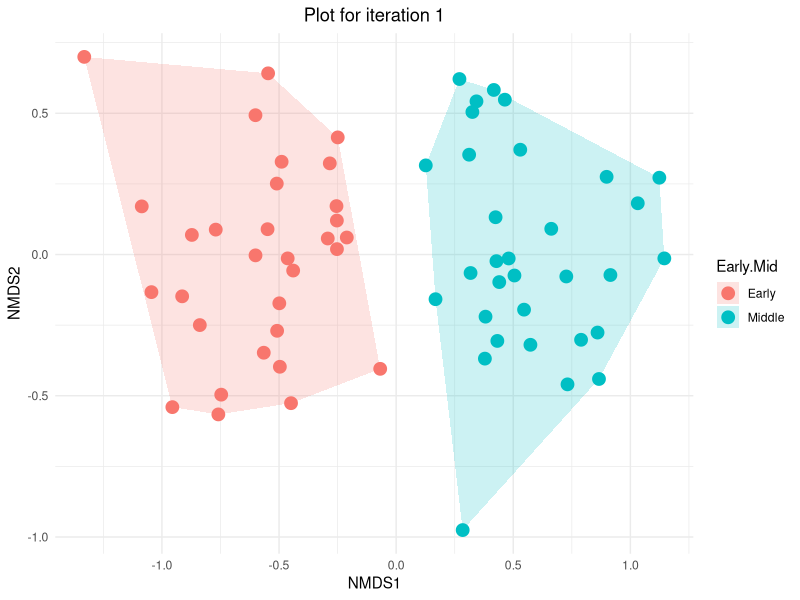

The R script that drew this image:
# load libraries
library("dplyr")
library("vegan")
library("ggplot2")

# overhead for creating Results subdirectory
current_time <- Sys.time()
formatted_time <- format(current_time, "%Y-%m-%d_%H-%M-%S")
folder_name <- paste("Results", formatted_time, sep = " ")
dir.create(folder_name)

# load data and replace NAs with 0s
rawData <- read.csv("RelativeDataset.csv")
data <- rawData %>% replace(is.na(.), 0)

mann_whitney_test <- function(NMDS1, Early.Mid, data.scores) {
  test <- wilcox.test(NMDS1 ~ Early.Mid, data = data.scores)  # Use exact = FALSE for larger samples
  U_stat <- test$statistic
  p_value <- test$p.value
  return(c(U_stat, p_value))
}

# create function for looping NMDS and producing plots
findNMDS <- function(r, nit, plotIndices) {
  
  # Initialize matrices to store U-statistics and p-values
  results <- matrix(NA, nrow = nit, ncol = 2)
  colnames(results) <- c("U_stat", "p_value")
  
  # Loop to perform the test nit times
  warning_count = 0
  i = 1
  for (i in 1:nit) {
    # randomly cull data
    culled_data = data %>%
      slice_sample(prop = r)
    
    #make community matrix - extract columns with relative abundance information
    com = culled_data[,4:ncol(culled_data)]
    m_com = as.matrix(com)
    
    tryCatch({
      # run NMDS
      nmds = metaMDS(m_com, distance = "bray")
      
      # extract NMDS scores (x and y coordinates) and bind to Early/Mid
      data.scores = as.data.frame(scores(nmds)$sites)
      data.scores$Early.Mid = culled_data$Early.Mid
      
      # make sure "Early" is on the left of the plot
      group_means <- aggregate(NMDS1 ~ Early.Mid, data = data.scores, mean)
      earlyMean <- group_means$NMDS1[group_means$Early.Mid == "Early"]
      midMean <- group_means$NMDS1[group_means$Early.Mid == "Middle"]
      if (earlyMean > midMean) {
        data.scores$NMDS1 <- -data.scores$NMDS1  # Flip the NMDS1 axis
      }
      
      # create plot using ggplot2 if iteration is less than or equal to plotIndices
      if (i <= plotIndices) {
        # Function to calculate the convex hull for each group
        find_hull = function(df) df[chull(df$NMDS1, df$NMDS2), ]
        
        # Apply the function to your NMDS scores grouped by your factor
        hulls = data.scores %>%
          group_by(Early.Mid) %>%
          do(find_hull(.))
        
        # NMDS plot with convex hulls
        p = ggplot() +
          geom_polygon(data = hulls, aes(x = NMDS1, y = NMDS2, fill = Early.Mid), alpha = 0.2) + # Convex hulls
          geom_point(data = data.scores, aes(x = NMDS1, y = NMDS2, color = Early.Mid), size = 4) + # Points
          theme_minimal() +
          labs(x = "NMDS1", y = "NMDS2") +
          ggtitle(paste("Plot for iteration", i)) +
          theme(plot.title = element_text(hjust = 0.5))
        
        # Construct the filename
        file_name = sprintf("NMDS.%d.png", i)
        file_path = file.path(folder_name, file_name)
        
        # Save the plot
        ggsave(filename = file_path, plot = p, bg = "white")
      }
      
      results[i, ] = mann_whitney_test(NMDS1, Early.Mid, data.scores)
      i = i + 1
    
    return(results)
    }, warning = function(w){
      warning_count = warning_count + 1
    })
}
}

# variables
r <- 0.25 # proportion of data not culled
nit <- 100  # number of iterations
plotIndices <- 30 # number of plots produced

# call function
results <- findNMDS(r, nit, plotIndices)

# save individual results to the "Results" directory
file_name <- "individual.iterations.csv"
file_path <- file.path(folder_name, file_name)
write.csv(results, file = file_path, row.names = TRUE)

# Calculate the average U-statistic and p-value
average_U_stat <- mean(results[, "U_stat"])
average_p_value <- mean(results[, "p_value"])

# create matrix from summary results
names_vector <- c("Proportion of Data Remaining", "Number of Iterations", "Proportion of Plots",
                  "Average U-statistic", "Average p-value")
values_vector <- c(r, nit, plotIndices, average_U_stat, average_p_value)
matrix_data <- cbind(names_vector, values_vector)

# save summary results to the "Results" directory
file_name <- "summary.results.csv"
file_path <- file.path(folder_name, file_name)
write.csv(matrix_data, file = file_path, row.names = FALSE)
